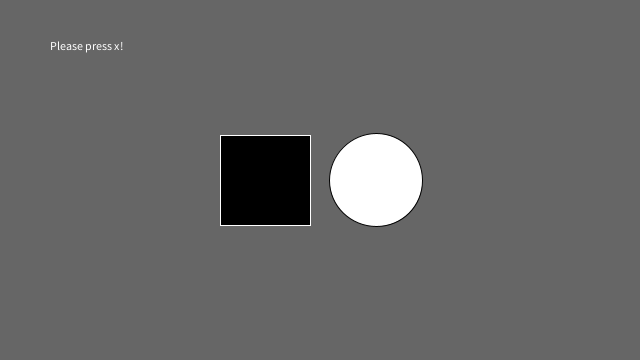
Frame 1 (no input)
Frame 60 (the mouse pressed at the canvas centre just before this capture): identical to frame 1, image omitted
Frame 120 (the mouse held since frame 60 and released just before this capture): identical to frame 1, image omitted

The Processing sketch that drew this single still picture (run headless with seeded random() and noise(); from frame 60 on, the mouse is pressed at the canvas centre):

// Processing sketch: button
// ── button.pde
 
int rectX, rectY;      // Position of square button
int circleX, circleY;  // Position of circle button
int rectSize = 90;     // Diameter of rect
int circleSize = 93;   // Diameter of circle
color rectColor, circleColor, baseColor;
color rectHighlight, circleHighlight;
color currentColor;
boolean rectOver = false;
boolean circleOver = false;

void setup() {
  size(640, 360);
  rectColor = color(0);
  rectHighlight = color(51);
  circleColor = color(255);
  circleHighlight = color(204);
  baseColor = color(102);
  currentColor = baseColor;
  circleX = width/2+circleSize/2+10;
  circleY = height/2;
  rectX = width/2-rectSize-10;
  rectY = height/2-rectSize/2;
  ellipseMode(CENTER);
}

void draw() {
  update(mouseX, mouseY);
  background(currentColor);

      text(myString, 50, 50);
  
  if (rectOver) {
    fill(rectHighlight);
  } else {
    fill(rectColor);
  }
  stroke(255);
  rect(rectX, rectY, rectSize, rectSize);
  
  if (circleOver) {
    fill(circleHighlight);
  } else {
    fill(circleColor);
  }
  stroke(0);
  ellipse(circleX, circleY, circleSize, circleSize);
}

void update(int x, int y) {
  if ( overCircle(circleX, circleY, circleSize) ) {
    circleOver = true;
    rectOver = false;
  } else if ( overRect(rectX, rectY, rectSize, rectSize) ) {
    rectOver = true;
    circleOver = false;
  } else {
    circleOver = rectOver = false;
  }
}

void mousePressed() {
  if (circleOver) {
    currentColor = circleColor;
  }
  if (rectOver) {
    currentColor = rectColor;
  }
}

boolean overRect(int x, int y, int width, int height)  {
  if (mouseX >= x && mouseX <= x+width && 
      mouseY >= y && mouseY <= y+height) {
    return true;
  } else {
    return false;
  }
}

boolean overCircle(int x, int y, int diameter) {
  float disX = x - mouseX;
  float disY = y - mouseY;
  if (sqrt(sq(disX) + sq(disY)) < diameter/2 ) {
    return true;
  } else {
    return false;
  }
}


    String myString = "Please press x!";

    void keyPressed(){
      if(key == 'x'){
        myString = "Thank you!";
      }
      else{
        myString = "I said X!";
      }
    }
